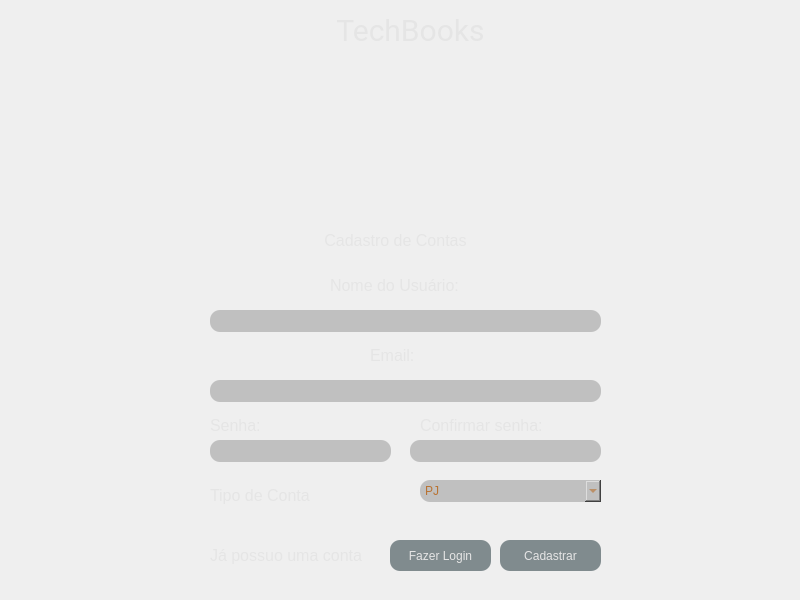
<?xml version="1.0" encoding="UTF-8"?>
<ui version="4.0">
 <class>Cadastro</class>
 <widget class="QMainWindow" name="Cadastro">
  <property name="geometry">
   <rect>
    <x>0</x>
    <y>0</y>
    <width>800</width>
    <height>600</height>
   </rect>
  </property>
  <property name="windowTitle">
   <string>Cadastro</string>
  </property>
  <property name="windowIcon">
   <iconset>
    <normaloff>book-reader.png</normaloff>book-reader.png</iconset>
  </property>
  <property name="styleSheet">
   <string notr="true">QWidget{
border: #FFE5B4;

border-radius: 20px;
}
QLabel{
color: #E5E5E5;
border: #FFE5B4;
border-radius: 1px;
font-family: 'Roboto', sans-serif;
font-size: 16px; /* Tamanho do texto */
line-height: 1.5; /* Altura da linha para melhor legibilidade */
}
QLabel#label_title{
color: #E5E5E5;
border: #FFE5B4;
border-radius: 1px;
font-family: 'Roboto', sans-serif;
font-size: 30px; /* Tamanho do texto */
line-height: 1.5; /* Altura da linha para melhor legibilidade */
}

QLineEdit{
background:Silver;
border: 2px rgb(85, 170, 255) solid;
border-radius: 10px;
color: #B87333
}
QLineEdit:focus {
Background: #F4FDFF;
border: 2px  solid #FFE5B4;
color: #B87333
}

QComboBox{
background:Silver;
border: 2px rgb(85, 170, 255) solid;
border-radius: 10px;
color: #B87333
}

QPushButton{
background:#808B8E;
border: 2px rgb(85, 170, 255) solid;
border-radius: 10px;
color: #E5E5E5
}

QPushButton:hover{
background:#43d7f7;
border: 2px rgb(85, 170, 255) solid;
border-radius: 10px;
color: black
}

QPushButton#btn_login:hover{
background:#00FFAB;
border: 2px rgb(85, 170, 255) solid;
border-radius: 10px;
color: black
}
</string>
  </property>
  <widget class="QWidget" name="centralwidget">
   <widget class="QLabel" name="label">
    <property name="geometry">
     <rect>
      <x>320</x>
      <y>230</y>
      <width>151</width>
      <height>21</height>
     </rect>
    </property>
    <property name="text">
     <string>Cadastro de Contas</string>
    </property>
    <property name="alignment">
     <set>Qt::AlignCenter</set>
    </property>
   </widget>
   <widget class="QLabel" name="label_2">
    <property name="geometry">
     <rect>
      <x>330</x>
      <y>270</y>
      <width>131</width>
      <height>31</height>
     </rect>
    </property>
    <property name="text">
     <string>Nome do Usuário:</string>
    </property>
   </widget>
   <widget class="QLineEdit" name="txt_usuario">
    <property name="geometry">
     <rect>
      <x>210</x>
      <y>310</y>
      <width>391</width>
      <height>22</height>
     </rect>
    </property>
   </widget>
   <widget class="QLineEdit" name="txt_email">
    <property name="geometry">
     <rect>
      <x>210</x>
      <y>380</y>
      <width>391</width>
      <height>22</height>
     </rect>
    </property>
    <property name="echoMode">
     <enum>QLineEdit::Normal</enum>
    </property>
   </widget>
   <widget class="QLabel" name="label_3">
    <property name="geometry">
     <rect>
      <x>370</x>
      <y>340</y>
      <width>51</width>
      <height>31</height>
     </rect>
    </property>
    <property name="text">
     <string>Email:</string>
    </property>
   </widget>
   <widget class="QLabel" name="label_4">
    <property name="geometry">
     <rect>
      <x>210</x>
      <y>410</y>
      <width>51</width>
      <height>31</height>
     </rect>
    </property>
    <property name="text">
     <string>Senha:</string>
    </property>
   </widget>
   <widget class="QLabel" name="label_5">
    <property name="geometry">
     <rect>
      <x>420</x>
      <y>410</y>
      <width>131</width>
      <height>31</height>
     </rect>
    </property>
    <property name="text">
     <string>Confirmar senha:</string>
    </property>
   </widget>
   <widget class="QComboBox" name="cmb_tipo">
    <property name="geometry">
     <rect>
      <x>420</x>
      <y>480</y>
      <width>181</width>
      <height>22</height>
     </rect>
    </property>
    <property name="modelColumn">
     <number>0</number>
    </property>
    <item>
     <property name="text">
      <string>PJ</string>
     </property>
    </item>
    <item>
     <property name="text">
      <string>PF</string>
     </property>
    </item>
   </widget>
   <widget class="QLineEdit" name="txt_senha">
    <property name="geometry">
     <rect>
      <x>210</x>
      <y>440</y>
      <width>181</width>
      <height>22</height>
     </rect>
    </property>
    <property name="echoMode">
     <enum>QLineEdit::Password</enum>
    </property>
   </widget>
   <widget class="QLineEdit" name="txt_confirmarSenha">
    <property name="geometry">
     <rect>
      <x>410</x>
      <y>440</y>
      <width>191</width>
      <height>22</height>
     </rect>
    </property>
    <property name="echoMode">
     <enum>QLineEdit::Password</enum>
    </property>
   </widget>
   <widget class="QLabel" name="label_7">
    <property name="geometry">
     <rect>
      <x>320</x>
      <y>70</y>
      <width>151</width>
      <height>151</height>
     </rect>
    </property>
    <property name="frameShape">
     <enum>QFrame::NoFrame</enum>
    </property>
    <property name="text">
     <string/>
    </property>
    <property name="pixmap">
     <pixmap>book-reader.png</pixmap>
    </property>
    <property name="scaledContents">
     <bool>true</bool>
    </property>
   </widget>
   <widget class="QLabel" name="label_title">
    <property name="geometry">
     <rect>
      <x>230</x>
      <y>10</y>
      <width>361</width>
      <height>41</height>
     </rect>
    </property>
    <property name="sizeIncrement">
     <size>
      <width>0</width>
      <height>0</height>
     </size>
    </property>
    <property name="font">
     <font>
      <family>Roboto,sans-serif</family>
      <pointsize>-1</pointsize>
     </font>
    </property>
    <property name="cursor">
     <cursorShape>ArrowCursor</cursorShape>
    </property>
    <property name="text">
     <string>TechBooks</string>
    </property>
    <property name="alignment">
     <set>Qt::AlignCenter</set>
    </property>
   </widget>
   <widget class="QLabel" name="label_6">
    <property name="geometry">
     <rect>
      <x>210</x>
      <y>480</y>
      <width>131</width>
      <height>31</height>
     </rect>
    </property>
    <property name="text">
     <string>Tipo de Conta</string>
    </property>
   </widget>
   <widget class="QPushButton" name="btn_cadastrar">
    <property name="geometry">
     <rect>
      <x>500</x>
      <y>540</y>
      <width>101</width>
      <height>31</height>
     </rect>
    </property>
    <property name="text">
     <string>Cadastrar</string>
    </property>
   </widget>
   <widget class="QPushButton" name="btn_login">
    <property name="geometry">
     <rect>
      <x>390</x>
      <y>540</y>
      <width>101</width>
      <height>31</height>
     </rect>
    </property>
    <property name="text">
     <string>Fazer Login</string>
    </property>
   </widget>
   <widget class="QLabel" name="label_8">
    <property name="geometry">
     <rect>
      <x>210</x>
      <y>540</y>
      <width>161</width>
      <height>31</height>
     </rect>
    </property>
    <property name="text">
     <string>Já possuo uma conta</string>
    </property>
   </widget>
  </widget>
 </widget>
 <resources/>
 <connections/>
</ui>
